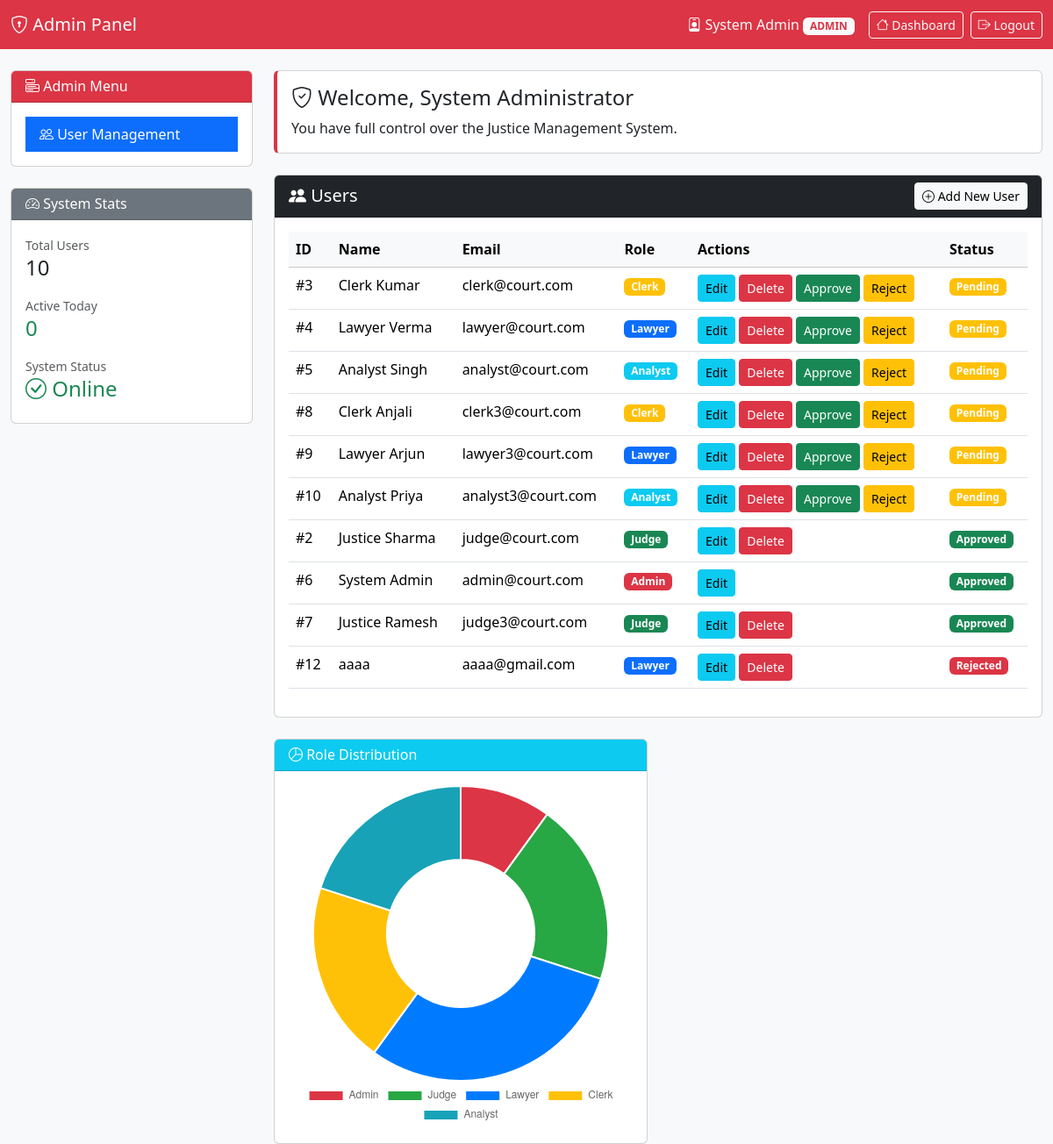
Page /admin_panel.php (signed in) on the earlier database version.
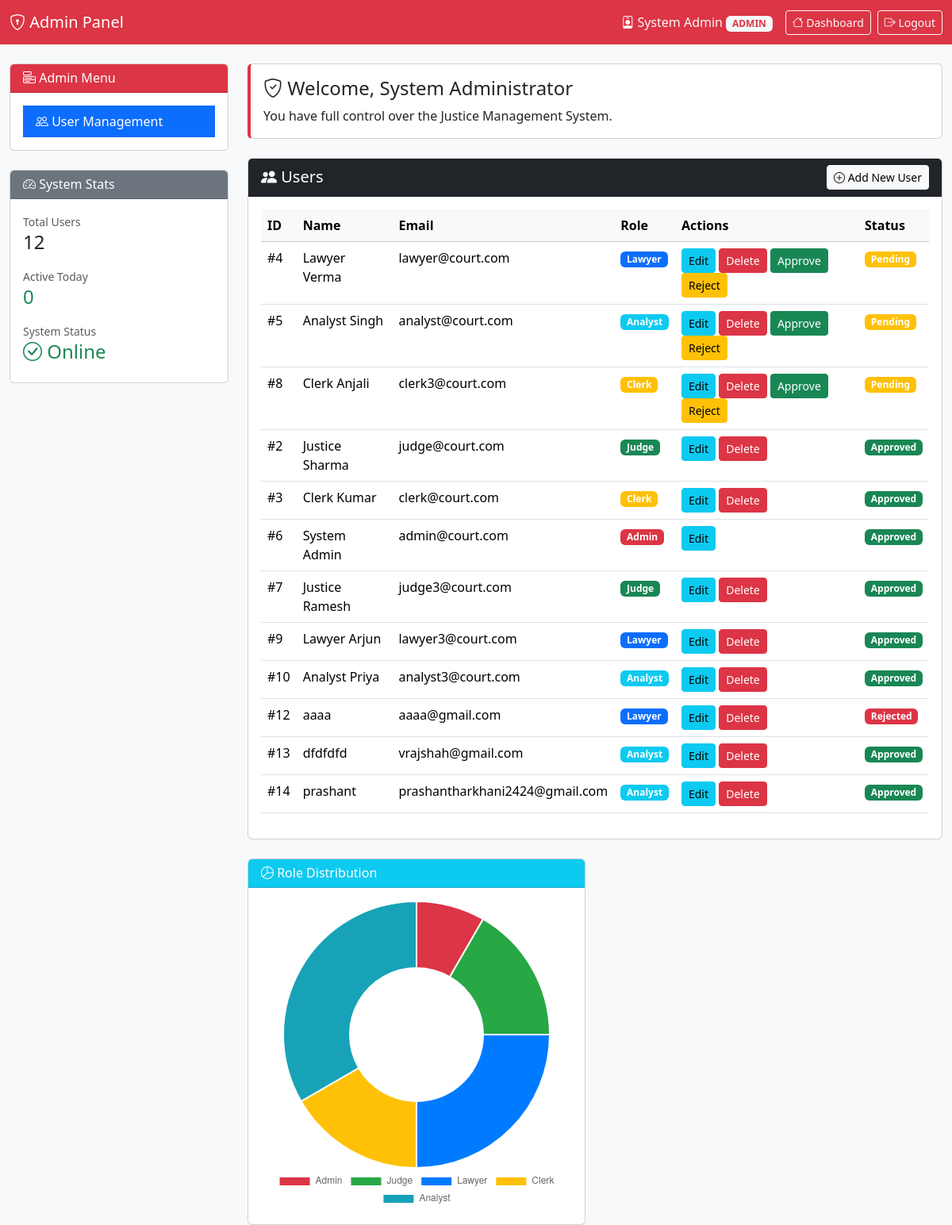
Same page on the later database version.
### tables this page shows
CREATE TABLE `users` (
  `user_id` int(11) NOT NULL,
  `name` varchar(100) DEFAULT NULL,
  `email` varchar(100) NOT NULL,
  `password` varchar(255) DEFAULT NULL,
  `role` enum('admin','judge','clerk','lawyer','analyst') NOT NULL DEFAULT 'clerk',
  `created_at` timestamp NOT NULL DEFAULT current_timestamp(),
  `status` enum('pending','approved','rejected') DEFAULT 'pending',
  `approved_by` int(11) DEFAULT NULL,
  `approved_at` datetime DEFAULT NULL,
  `reset_token` varchar(255) DEFAULT NULL,
  `reset_expires` datetime DEFAULT NULL
);

### admin_panel.php (the view, shortened to what this page needs)
<?php
require_once("connect.php");
$users = mysqli_query(
    $conn,
    "SELECT * FROM users ORDER BY status='pending' DESC, user_id ASC"
);
$totalUsers = mysqli_num_rows($users);
$today = date('Y-m-d');
$activeToday = mysqli_fetch_assoc(mysqli_query($conn,"SELECT COUNT(DISTINCT user_id) AS active_today FROM audit_logs WHERE DATE(created_at)='$today'"))['active_today'] ?? 0;
$roleCounts = ['admin'=>0,'judge'=>0,'lawyer'=>0,'clerk'=>0,'analyst'=>0];
$roleResult = mysqli_query($conn,"SELECT role,COUNT(*) as count FROM users GROUP BY role");
while($row = mysqli_fetch_assoc($roleResult)){
    $roleCounts[$row['role']] = $row['count'];
}
?>
<!DOCTYPE html>
<html lang="en">
<head>
<link href="https://cdn.jsdelivr.net/npm/bootstrap@5.3.2/dist/css/bootstrap.min.css" rel="stylesheet">
<link rel="stylesheet" href="https://cdn.jsdelivr.net/npm/bootstrap-icons@1.10.0/font/bootstrap-icons.css">
</head>
<body class="bg-light">
<nav class="navbar navbar-expand-lg navbar-dark bg-danger">
<div class="container-fluid">
    <a class="navbar-brand" href="#"><i class="bi bi-shield-lock"></i> Admin Panel</a>
    <div class="d-flex align-items-center">
        <span class="text-light me-3">
            <i class="bi bi-person-badge"></i> <?= htmlspecialchars($_SESSION['user_name']) ?>
            <span class="badge bg-light text-danger">ADMIN</span>
        </span>
        <a href="index.php" class="btn btn-sm btn-outline-light me-2"><i class="bi bi-house"></i> Dashboard</a>
        <a href="logout.php" class="btn btn-sm btn-outline-light"><i class="bi bi-box-arrow-right"></i> Logout</a>
    </div>
</div>
</nav>
<div class="container-fluid mt-4">
<div class="row">
    <div class="col-lg-3">
        <div class="card mb-4">
            <div class="card-header bg-danger text-white">
                <h6 class="mb-0"><i class="bi bi-menu-button"></i> Admin Menu</h6>
            </div>
            <div class="card-body">
                <div class="list-group list-group-flush">
                    <button class="list-group-item list-group-item-action active" data-bs-toggle="modal" data-bs-target="#addUserModal"><i class="bi bi-people"></i> User Management</button>
                </div>
            </div>
        </div>
        <div class="card">
            <div class="card-header bg-secondary text-white"><h6 class="mb-0"><i class="bi bi-speedometer2"></i> System Stats</h6></div>
            <div class="card-body">
                <div class="mb-3"><small class="text-muted">Total Users</small><h4><?= $totalUsers ?></h4></div>
                <div class="mb-3"><small class="text-muted">Active Today</small><h4 class="text-success"><?= $activeToday ?></h4></div>
                <div><small class="text-muted">System Status</small><h4 class="text-success"><i class="bi bi-check-circle"></i> Online</h4></div>
            </div>
        </div>
    </div>
    <div class="col-lg-9">
        <div class="card admin-card mb-4">
            <div class="card-body">
                <h4 class="card-title"><i class="bi bi-shield-check"></i> Welcome, System Administrator</h4>
                <p class="card-text">You have full control over the Justice Management System.</p>
            </div>
        </div>
        <div class="card">
            <div class="card-header d-flex justify-content-between align-items-center bg-dark text-white">
                <h5 class="mb-0"><i class="bi bi-people-fill"></i> Users</h5>
                <button class="btn btn-sm btn-light" data-bs-toggle="modal" data-bs-target="#addUserModal"><i class="bi bi-plus-circle"></i> Add New User</button>
            </div>
            <div class="card-body table-responsive">
                <table class="table table-hover user-table">
                    <thead class="table-light">
                        <tr><th>ID</th><th>Name</th><th>Email</th><th>Role</th><th>Actions</th><th>Status</th></tr>
                    </thead>
                    <tbody>
                    <?php
                    mysqli_data_seek($users,0);
                    while($user=mysqli_fetch_assoc($users)):
                        $role_colors = ['admin'=>'danger','judge'=>'success','lawyer'=>'primary','clerk'=>'warning','analyst'=>'info'];
                        $color = $role_colors[$user['role']] ?? 'secondary';
                    ?>
                    <tr>
                        <td>#<?= $user['user_id'] ?></td>
                        <td><?= htmlspecialchars($user['name']) ?></td>
                        <td><?= htmlspecialchars($user['email']) ?></td>
                        <td><span class="badge bg-<?= $color ?>"><?= ucfirst($user['role']) ?></span></td>
                        <td>
                            <button class="btn btn-sm btn-info" data-bs-toggle="modal" data-bs-target="#editUserModal<?= $user['user_id'] ?>">Edit</button>
                            <?php if($user['user_id'] != $_SESSION['user_id'] && $user['role'] != 'admin'): ?>
                                    <a href="?delete=<?= $user['user_id'] ?>"
                                    class="btn btn-sm btn-danger"
                                    onclick="return confirm('Delete this user?')">
                                    Delete
                                    </a>
                            <?php endif; ?>
                            <?php if(
                                $user['status'] === 'pending' &&
                                $user['user_id'] != $_SESSION['user_id'] &&
                                $user['role'] != 'admin'
                                 ): ?>
                                <a href="?approve=<?= $user['user_id'] ?>"
                                class="btn btn-sm btn-success"
                                onclick="return confirm('Approve this user?')">
                                Approve
                                </a>
                                <a href="?reject=<?= $user['user_id'] ?>"
                                class="btn btn-sm btn-warning"
                                onclick="return confirm('Reject this user?')">
                                Reject
                                </a>
                            <?php endif; ?>
                        </td>
                        <td>
                            <?php
                                $statusColors = [
                                    'approved'=>'success',
                                    'pending'=>'warning',
                                    'rejected'=>'danger'
                                ];
                                $sColor = $statusColors[$user['status']] ?? 'secondary';
                            ?>
                            <span class="badge bg-<?= $sColor ?>">
                                <?= ucfirst($user['status']) ?>
                            </span>
                        </td>
                    </tr>
                    <?php endwhile; ?>
                    </tbody>
                </table>
            </div>
        </div>
        <div class="row mt-4">
            <div class="col-md-6">
                <div class="card">
                    <div class="card-header bg-info text-white"><h6 class="mb-0"><i class="bi bi-pie-chart"></i> Role Distribution</h6></div>
                    <div class="card-body"><canvas id="roleChart" height="200"></canvas></div>
                </div>
            </div>
        </div>
    </div>
</div>
</div>
<script>
new Chart(document.getElementById('roleChart'), {
    type: 'doughnut',
    data: {
        labels: ['Admin','Judge','Lawyer','Clerk','Analyst'],
        datasets: [{
            data: [<?= $roleCounts['admin'] ?>,<?= $roleCounts['judge'] ?>,<?= $roleCounts['lawyer'] ?>,<?= $roleCounts['clerk'] ?>,<?= $roleCounts['analyst'] ?>],
            backgroundColor: ['#dc3545','#28a745','#007bff','#ffc107','#17a2b8']
        }]
    },
    options: { responsive:true, plugins:{ legend:{ position:'bottom' } } }
});
</script>
</body>
</html>

### admin_panel.php (style rules this page uses)
.admin-card { border-left: 4px solid #dc3545; }

Differences in the rows shown:
shown differently, row unchanged: users "Justice Sharma": moves up the list
changed users "Clerk Kumar": status "Pending" → "Approved"; no longer shows "Approve Reject"; moves down the list
shown differently, row unchanged: users "System Admin": moves up the list
shown differently, row unchanged: users "Justice Ramesh": moves up the list
changed users "Lawyer Arjun": status "Pending" → "Approved"; no longer shows "Approve Reject"
changed users "Analyst Priya": status "Pending" → "Approved"; no longer shows "Approve Reject"
added users: user_id "13", name "dfdfdfd", email "vrajshah@gmail.com", role "Analyst", status "Approved"
added users: user_id "14", name "prashant", email "prashantharkhani2424@gmail.com", role "Analyst", status "Approved"
Other differences:
$totalUsers: "10" → "12"
chart data {{ $roleCounts['analyst'] }}: 2 → 4
